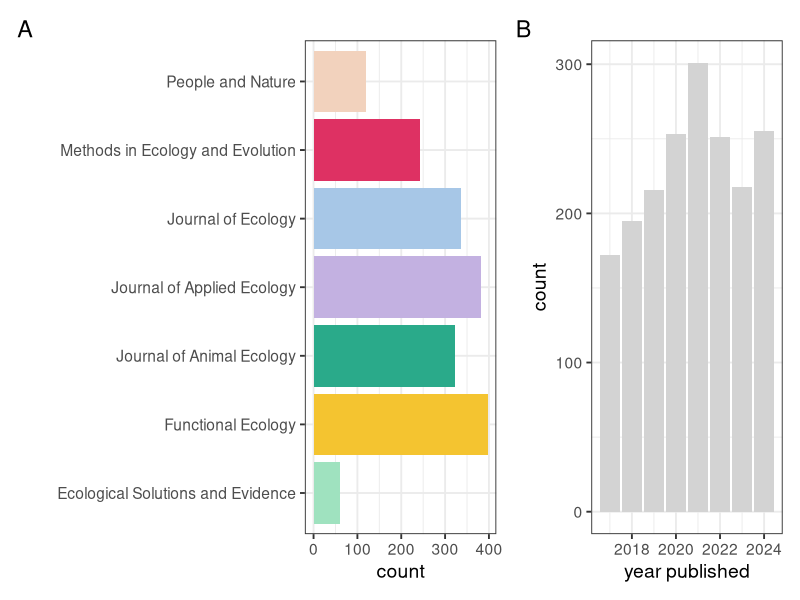
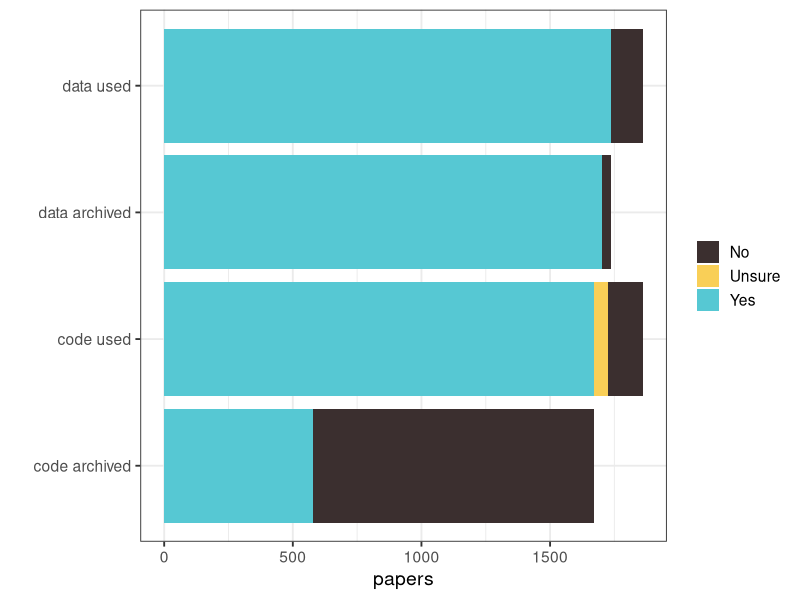
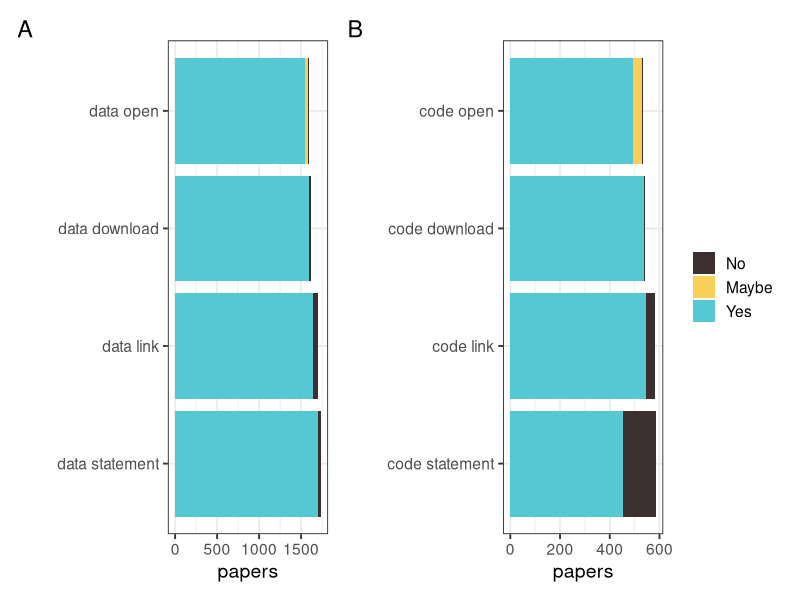
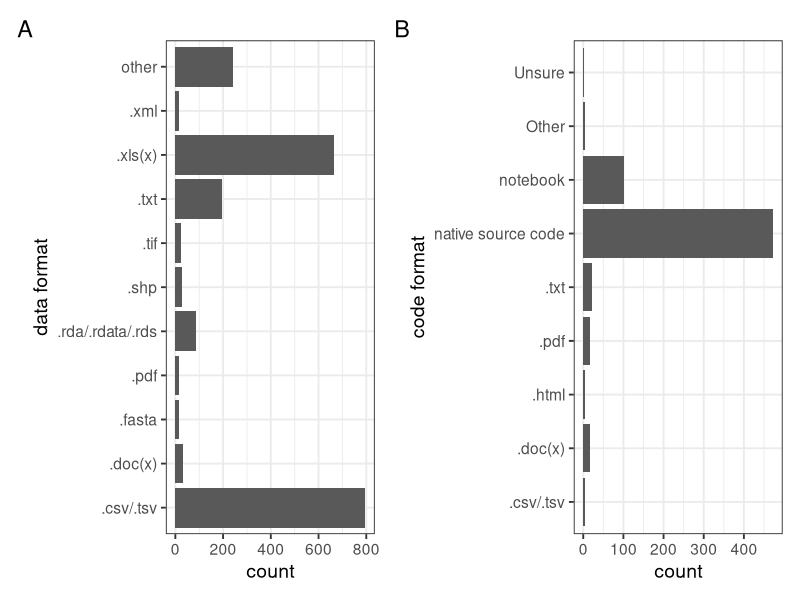
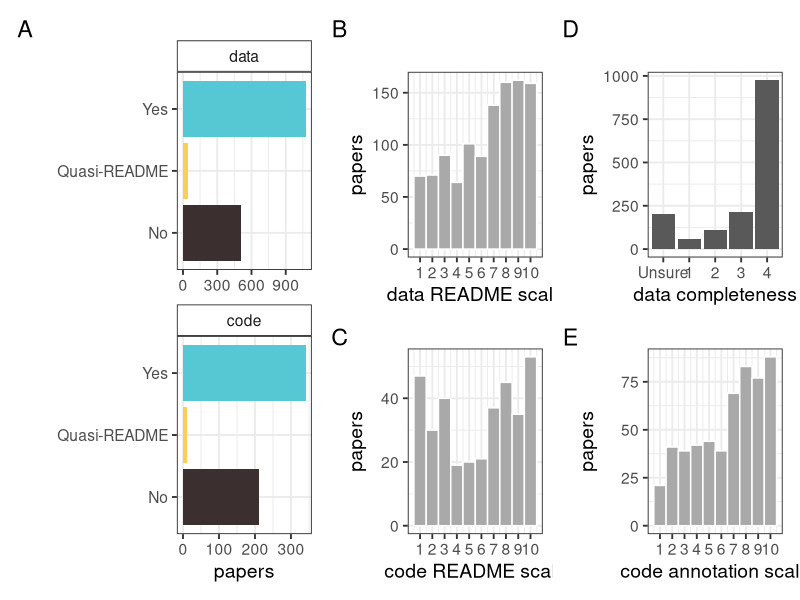
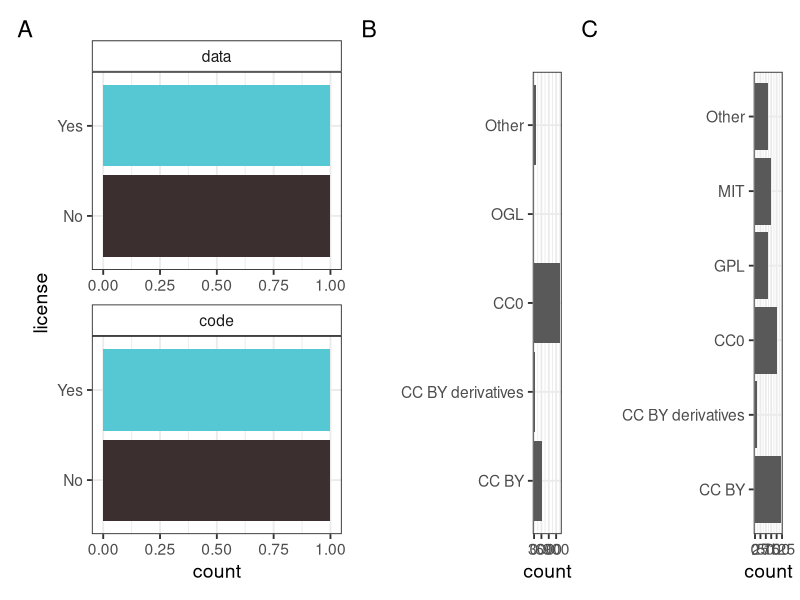
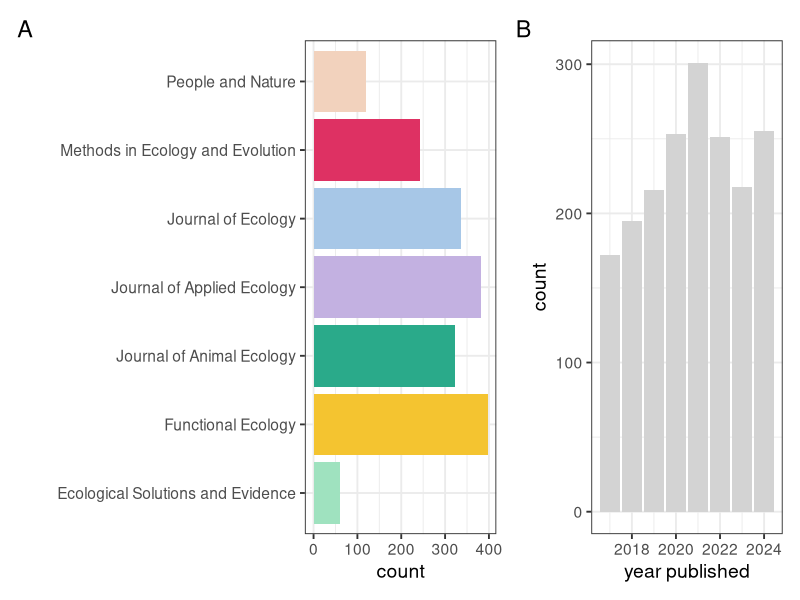

The R source for these figures, in order:
# Making figures for the paper
# Dec 2025

# Load libraries
library(tidyverse)
library(patchwork)

# Build colour scheme for the journals
journal_cols <- c("#9FE2BF", # ESE
                  "#F4C430", # Functional Ecology
                  "#2AAA8A", # J Applied Ecology
                  "#C3B1E1", # J Animal Ecology
                  "#A7C7E7", # J Ecology
                  "#DE3163", # MEE
                  "#F2D2BD") # People and Nature

# Read in the data
papers <- read_csv("data/BES-data-code-hackathon-cleaned_2025-11-16.csv")

#------------------------------------------------------------------------------
# Summary figures
#------------------------------------------------------------------------------
# How many paper from each journal?
journal_summary <-
  papers %>%
  group_by(journal) %>%
  summarise(count = n())

journals <-
  ggplot(journal_summary, aes(x = journal, y = count, fill = journal)) +
  geom_col() +
  theme_bw(base_size = 14) +
  scale_fill_manual(values = journal_cols) +
  coord_flip() +
  theme(legend.position = "none") +
  xlab("")

# How many papers per year?
year_summary <-
  papers %>%
  group_by(year_published) %>%
  summarise(count = n())

years <-
  ggplot(year_summary, aes(x = year_published, y = count)) +
  geom_col(fill = "lightgrey") +
  theme_bw(base_size = 14) +
  xlab("year published")

# combine the two figures
journals + years + plot_annotation(tag_levels = "A")
ggsave(file = "figures/summary-journal-year.jpg", width = 8)
#--------------------------------------------------------------------------------
# 1. Does the paper use code/data, and is it archived?
# Very small numbers for data not archived is data that is embargoed
# or available on request
#--------------------------------------------------------------------------------
# Make a dataframe for plotting
data_code_by_journal <- 
  papers %>% 
  # select just required variables
  select(journal, data_used, data_availability, code_used, code_archived) %>%
  # reshape the data so that we can plot all four variables together
  pivot_longer(data_used:code_archived, names_to = "var") %>%
  # reorder the factors so the order is correct in the plot
  mutate(var = factor(var, levels = c("data_used", "data_availability", "code_used", "code_archived"))) %>%
  # change the names so they look better on the plots
  mutate(var = case_when(var == "data_used" ~ "data used",
                         var == "data_availability" ~ "data archived",
                         var == "code_used" ~ "code used",
                         var == "code_archived" ~ "code archived")) %>%
  # Recode the available on request as No since there are so few of these
  mutate(value = case_when(value == "No, but they are available on request" ~ "No",
                           TRUE ~ as.character(value))) %>%
  # Get the totals for each variable to plot grouped by journal
  group_by(journal, var, value) %>%
  summarise(papers = n()) %>%
  # Exclude NAs
  na.omit() 

# Plot
ggplot(data_code_by_journal, aes(x = var, y = papers, fill = value)) + 
  geom_bar(position = "stack", stat = "identity") + 
  coord_flip() +
  scale_fill_manual(values = c("#3b2f2f", "#f9cf57", "#56c8d3")) +
  theme_bw(base_size = 14) +
  # Remove legend title
  theme(legend.title = element_blank()) +
  xlab("")

#--------------------------------------------------------------------------------
# 2. Are data/code findable and accessible?
# A. DATA
#--------------------------------------------------------------------------------
# Make a dataframe for plotting
data_FA <- 
  papers %>%
  select(journal, 
         data_availability, data_link, data_download, data_open) %>%
  # reshape the data so that we can plot all fur variables together
  pivot_longer(data_availability:data_open, names_to = "var") %>%
  # change the names
  mutate(var = case_when(var == "data_availability" ~ "data statement",
                         var == "data_link" ~ "data link",
                         var == "data_download" ~ "data download",
                         var == "data_open" ~ "data open")) %>%
  # reorder the factors so the order is correct in the plot
  mutate(var = factor(var, levels = c("data statement", "data link", 
                                      "data download", "data open"))) %>%
  # Recode the available on request and embargoed data as No since there are so few of these
  # And shorten the other options to Maybe
  mutate(value = case_when(value == "No, but they are available on request" ~ "No",
                           value == "No, because the data are embargoed" ~ "No",
                           value == "Needs specific software or too large" ~ "Maybe",
                           value == "Yes, but not all files" ~ "Yes",
                           value == "Yes, but not all data" ~ "Yes",
                           TRUE ~ as.character(value))) %>%
  mutate(value = factor(value, levels = c("No", "Maybe", "Yes"))) %>%
  # Get the totals for each variable to plot
  group_by(journal, var, value) %>%
  summarise(papers = n()) %>%
  # Exclude NAs
  na.omit() 

dataFAplot <-
  ggplot(data_FA, aes(x = var, y = papers, fill = value)) + 
  geom_bar(position = "stack", stat = "identity") +
  coord_flip() +
  scale_fill_manual(values = c("#3b2f2f", "#f9cf57", "#56c8d3")) +
  theme_bw(base_size = 14) +
  # Remove legend
  theme(legend.position = "none") +
  xlab("") 

#--------------------------------------------------------------------------------
# 2. Are data/code findable and accessible?
# B. CODE
#--------------------------------------------------------------------------------
code_FA <- 
  papers %>%
  select(journal, 
         code_archived, code_availability, code_link, code_download, code_open) %>%
  # reshape the data so that we can plot all fur variables together
  pivot_longer(code_availability:code_open, names_to = "var") %>%
  # change the names
  mutate(var = case_when(var == "code_availability" ~ "code statement",
                         var == "code_link" ~ "code link",
                         var == "code_download" ~ "code download",
                         var == "code_open" ~ "code open")) %>%
  # reorder the factors so the order is correct in the plot
  mutate(var = factor(var, levels = c("code statement", 
                                      "code link", "code download", "code open"))) %>%
  # Recode the available on request and embargoed data as No since there are so few of these
  # And shorten the other options to Maybe
  mutate(value = case_when(value == "No, but they are available on request" ~ "No",
                           value == "No, because the data are embargoed" ~ "No",
                           value == "Maybe if I had the right software" ~ "Maybe",
                           value == "Yes, but not all files" ~ "Yes",
                           TRUE ~ as.character(value))) %>%
  mutate(value = factor(value, levels = c("No", "Maybe", "Yes"))) %>%
  # Get the totals for each variable to plot
  group_by(journal, var, value) %>%
  summarise(papers = n()) %>%
  # Exclude NAs
  na.omit() 

# Plot
codeFAplot <-
  ggplot(code_FA, aes(x = var, y = papers, fill = value)) + 
  geom_bar(position = "stack", stat = "identity") +
  coord_flip() +
  scale_fill_manual(values = c("#3b2f2f", "#f9cf57", "#56c8d3")) +
  theme_bw(base_size = 14) +
  # Remove legend title
  theme(legend.title = element_blank()) +
  xlab("")

# Combine the two
dataFAplot + codeFAplot + plot_annotation(tag_levels = 'A')

#--------------------------------------------------------------------------------
# 3. Are data/code interoperable?
# A. What format are they saved in? 
#--------------------------------------------------------------------------------  
# Data format
# First work out how many entries are not in the top ten 
# these should be added to the plot as "other"
topten <-
  papers %>% 
  filter(data_used == "Yes") %>% 
  select(data_format) %>%
  separate_longer_delim(cols = data_format, delim = ";") %>%
  na.omit() %>%
  group_by(data_format) %>%
  summarise(count = n()) %>% 
  arrange(-count) %>% 
  slice(1:10) %>%
  summarise(sum(count))

total <-
  papers %>% 
  filter(data_used == "Yes") %>% 
  select(data_format) %>%
  separate_longer_delim(cols = data_format, delim = ";") %>%
  na.omit() %>%
  group_by(data_format) %>%
  summarise(count = n()) %>% 
  arrange(-count) %>% 
  summarise(sum(count))

# How many are "other"
other_count <- as.numeric(total-topten)

# Create summary dataset for data format
# Select just the top 10 or it gets very large
summary_data_format <- 
  papers %>% 
  filter(data_used == "Yes") %>% 
  select(data_format) %>%
  separate_longer_delim(cols = data_format, delim = ";") %>%
  na.omit() %>%
  # Combine RDS and Rdata
  mutate(data_format = case_when(data_format == ".RDS" | data_format == ".Rdata" 
                                 ~ ".rda/.rdata/.rds",
                                 TRUE ~ as.character(data_format))) %>%
  group_by(data_format) %>%
  summarise(count = n()) %>% 
  # arrange in reverse order
  arrange(-count) %>%
  # select just top ten
  slice(1:10) %>%
  # add "other" option
  rbind(data.frame(data_format = "other", count = other_count))

# Plot
data_format_plot <-
  ggplot(summary_data_format, aes(x = data_format, y = count)) + 
  geom_col() +
  theme_bw(base_size = 14) +
  coord_flip() +
  # Remove legend title
  theme(legend.title = element_blank()) +
  xlab("data format")
#--------------------------------------------------------------------------------
# Code format
# Create summary dataset for code format
summary_code_format <- 
  papers %>% 
  filter(code_used == "Yes") %>% 
  select(code_format) %>%
  separate_longer_delim(cols = code_format, delim = ";") %>%
  na.omit() %>%
  group_by(code_format) %>%
  summarise(count = n()) %>% 
  arrange(-count)

# Plot
code_format_plot <-
  ggplot(summary_code_format, aes(x = code_format, y = count)) + 
  geom_col() +
  theme_bw(base_size = 14) +
  coord_flip() +
  # Remove legend title
  theme(legend.title = element_blank()) +
  xlab("code format")

#---------------------------------------------
# Combine two plots for data and code into one
(data_format_plot + code_format_plot) + plot_annotation(tag_levels = "A")

#-------------------------------------------------------------------------------
# 3. Are data/code interoperable? 
# B. What programming language is code written in?
# Create summary dataset for code language
#-------------------------------------------------------------------------------
summary_code_language <- 
  papers %>% 
  filter(code_used == "Yes") %>% 
  select(code_language) %>%
  separate_longer_delim(cols = code_language, delim = ";") %>%
  na.omit() %>%
  group_by(code_language) %>%
  summarise(count = n()) %>% 
  arrange(-count)

# Plot
code_language_plot <-
  ggplot(summary_code_language, aes(x = code_language, y = count)) + 
  geom_col() +
  coord_flip() +
  theme_bw(base_size = 14) +
  # Remove legend title
  theme(legend.title = element_blank()) +
  xlab("code language")

#--------------------------------------------------------------------------------
# 4. Where are data/code archived?
#-------------------------------------------------------------------------------
# Create summary dataset for data archive
summary_data_archive <- 
  papers %>% 
  filter(data_used == "Yes") %>% 
  select(data_archive) %>%
  separate_longer_delim(cols = data_archive, delim = ";") %>%
  na.omit() %>%
  group_by(data_archive) %>%
  summarise(count = n()) %>% 
  arrange(-count) %>%
  # Add a column to id this as for data
  mutate(type = rep("data", n()))  %>%
  # rename column so the two datasets match
  rename(archive = data_archive)

# Create summary dataset for code archive
summary_code_archive <- 
  papers %>% 
  filter(code_used == "Yes") %>% 
  select(code_archive) %>%
  separate_longer_delim(cols = code_archive, delim = ";") %>%
  na.omit() %>%
  group_by(code_archive) %>%
  summarise(count = n()) %>% 
  arrange(-count) %>%
  # Add a column to id this as for code
  mutate(type = rep("code", n())) %>%
  # rename column so the two datasets match
  rename(archive = code_archive)

# Stick the two summary datasets together
summary_all_archive <-
  rbind(summary_data_archive, summary_code_archive) %>%
  # change levels so plot is in correct order (data first)
  mutate(type = factor(type, levels = c("data", "code")))

# Get totals
summary_all_archive %>% group_by(type) %>% summarise(sum(count))

# Plot
archive_plot <-
  ggplot(summary_all_archive, aes(x = archive, y = count)) + 
  geom_col() +
  coord_flip() +
  theme_bw(base_size = 14) +
  # Remove legend title
  theme(legend.title = element_blank()) +
  xlab("") +
  facet_wrap(~type, scales = "free_x") +
  theme(strip.background = element_rect(fill = "white"))

#--------------------------------------------------------------------------------
# 5. Are data/code reusable?
# README + completeness + annotation
#-------------------------------------------------------------------------------
# A. README
#-----------------
# Make a dataframes for plotting
# data
data_readme <- 
  papers %>%
  filter(data_availability == "Yes") %>% 
  select(data_README) %>%
  filter(data_README != "Unsure") %>%
  group_by(data_README) %>%
  summarise(papers = n()) %>%
  # Exclude NAs
  na.omit() %>%
  # Add a column to id this as for data
  mutate(type = rep("data", n())) %>%
  # rename column so the two datasets match
  rename(README = data_README)

# code
code_readme <- 
  papers %>%
  filter(code_archived == "Yes") %>% 
  select(code_README) %>%
  group_by(code_README) %>%
  summarise(papers = n()) %>%
  # Exclude NAs
  na.omit() %>%
  # Add a column to id this as for code
  mutate(type = rep("code", n())) %>%
  # rename column so the two datasets match
  rename(README = code_README)

# combine the two
all_readme <-
  rbind(code_readme, data_readme) %>%
  # change levels so plot is in correct order (data first)
  mutate(type = factor(type, levels = c("data", "code")))

# Get totals
all_readme %>% group_by(type) %>% summarise(sum(papers))

# Plot
readme_plot <-
  ggplot(all_readme, aes(x = README, y = papers, fill = README)) + 
  geom_col() +
  coord_flip() +
  theme_bw(base_size = 14) +
  # Remove legend title
  theme(legend.title = element_blank()) +
  xlab("") +
  facet_wrap(~type, scales = "free_x", ncol = 1) +
  theme(strip.background = element_rect(fill = "white")) +
  scale_fill_manual(values = c("#3b2f2f", "#f9cf57", "#56c8d3")) +
  # Remove legend
  theme(legend.position = "none")

#-----------------
# B. README scales
#-----------------
# data plot
scale_data_plot <- 
  ggplot(papers, aes(x = data_README_scale)) +
  geom_histogram(bins = 10, colour = "white", fill = "darkgrey") +
  theme_bw(base_size = 14) +
  xlab("data README scale") +
  scale_x_continuous(breaks = c(1:10)) +
  ylab("papers")

# code plot
scale_code_plot <- 
  ggplot(papers, aes(x = code_README_scale)) +
  geom_histogram(bins = 10, colour = "white", fill = "darkgrey") +
  theme_bw(base_size = 14) +
  xlab("code README scale") +
  scale_x_continuous(breaks = c(1:10)) +
  ylab("papers")

#---------------------
# C. Data completeness
#---------------------
# Make dataframe for plot
data_complete <- 
  papers %>%
  filter(data_availability == "Yes") %>% 
  select(data_completeness) %>%
  group_by(data_completeness) %>%
  summarise(papers = n()) %>%
  # Fix level of factor
  mutate(data_completeness = factor(data_completeness, 
                                    levels = c("Unsure", "Low", "Fair", "High", "Complete"))) %>%
  # Exclude NAs
  na.omit() %>%
  # fix levels
  mutate()

# Plot
complete_data_plot <- 
  ggplot(data_complete, aes(x = data_completeness, y = papers)) +
  geom_col() +
  theme_bw(base_size = 14) +
  xlab("data completeness") +
  scale_x_discrete(labels = c("Unsure" = "Unsure", "Low" = "1",
                              "Fair" = "2", "High" = "3",
                              "Complete" = "4"))
#-------------------
# D. Code annotation
#-------------------
# Plot
annotate_code_plot <- 
  ggplot(papers, aes(x = code_annotation_scale)) +
  geom_histogram(bins = 10, colour = "white", fill = "darkgrey") +
  theme_bw(base_size = 14) +
  xlab("code annotation scale") +
  scale_x_continuous(breaks = c(1:10)) +
  ylab("papers")

#-----------------
# Combine plots
readme_plot + scale_data_plot/scale_code_plot + complete_data_plot/annotate_code_plot + plot_annotation(tag_levels = "A")

#-----------------
# Get median scores
papers %>% summarise(median(data_README_scale, na.rm = TRUE))
papers %>% summarise(median(code_README_scale, na.rm = TRUE))
papers %>% summarise(median(code_annotation_scale, na.rm = TRUE))

#--------------------------------------------------------------------------------
# 6. Are data/code citable?
# DOI + license + license type
#-------------------------------------------------------------------------------
# A. DOI
#-----------------
# Make a dataframes for plotting
# data
data_doi <- 
  papers %>%
  filter(data_availability == "Yes") %>% 
  select(data_doi) %>%
  group_by(data_doi) %>%
  summarise(count = n()) %>%
  # Exclude NAs
  na.omit() %>%
  # Add a column to id this as for data
  mutate(type = rep("data", n())) %>%
  # rename column so the two datasets match
  rename(doi = data_doi)

# code
code_doi <- 
  papers %>%
  filter(code_archived == "Yes") %>% 
  select(code_doi) %>%
  group_by(code_doi) %>%
  summarise(count = n()) %>%
  # Exclude NAs
  na.omit() %>%
  # Add a column to id this as for code
  mutate(type = rep("code", n())) %>%
  # rename column so the two datasets match
  rename(doi = code_doi)

# combine the two
all_doi <-
  rbind(code_doi, data_doi) %>%
  # change levels so plot is in correct order (data first)
  mutate(type = factor(type, levels = c("data", "code"))) %>%
  # exclude smaller options
  filter(doi == "Yes" | doi == "No")

# Get totals
all_doi %>% group_by(type) %>% summarise(sum(count))

# Plot
doi_plot <-
  ggplot(all_doi, aes(x = doi, y = count, fill = doi)) + 
  geom_col() +
  coord_flip() +
  theme_bw(base_size = 14) +
  # Remove legend title
  theme(legend.title = element_blank()) +
  xlab("DOI") +
  facet_wrap(~type, scales = "free_x", ncol = 1) +
  theme(strip.background = element_rect(fill = "white")) +
  scale_fill_manual(values = c("#3b2f2f", "#56c8d3")) +
  # Remove legend
  theme(legend.position = "none")

#-----------------
# B. License
#-----------------
# Make a dataframes for plotting
# data
data_license <- 
  papers %>%
  filter(data_availability == "Yes") %>% 
  select(data_license) %>%
  group_by(data_license) %>%
  summarise(count = n()) %>%
  # Exclude NAs
  na.omit() %>%
  # Add a column to id this as for data
  mutate(type = rep("data", n())) %>%
  # rename column so the two datasets match
  rename(license = data_license)

# code
code_license <- 
  papers %>%
  filter(code_archived == "Yes") %>% 
  select(code_license) %>%
  group_by(code_license) %>%
  summarise(count = n()) %>%
  # Exclude NAs
  na.omit() %>%
  # Add a column to id this as for code
  mutate(type = rep("code", n())) %>%
  # rename column so the two datasets match
  rename(license = code_license)

# combine the two
all_license <-
  rbind(code_license, data_license) %>%
  # change levels so plot is in correct order (data first)
  mutate(type = factor(type, levels = c("data", "code"))) %>%
  # exclude smaller groupings
  filter(license == "Yes" | license == "No")

# Get totals
all_license %>% group_by(type) %>% summarise(sum(count))

# Plot
license_plot <-
  ggplot(all_license, aes(x = license, fill = license)) + 
  geom_bar(position = "fill") +
  coord_flip() +
  theme_bw(base_size = 14) +
  # Remove legend title
  theme(legend.title = element_blank()) +
  xlab("license") +
  facet_wrap(~type, scales = "free_x", ncol = 1) +
  theme(strip.background = element_rect(fill = "white")) +
  scale_fill_manual(values = c("#3b2f2f", "#56c8d3")) +
  # Remove legend
  theme(legend.position = "none")

#---------------------
# C. License type
# --------------------
# data
data_license_type <-
  papers %>% 
  filter(data_used == "Yes" & data_license_type != "No") %>% 
  select(data_license_type) %>%
  na.omit() %>%
  group_by(data_license_type)  %>%
  summarise(count  = n()) %>%
  # Exclude NAs
  na.omit() 

data_ltype_plot <-
  ggplot(data_license_type, aes(x = data_license_type, y = count)) + 
  geom_col() +
  coord_flip() +
  theme_bw(base_size = 14) +
  # Remove legend title
  theme(legend.title = element_blank()) +
  xlab("")

code_license_type <-
  papers %>% 
  filter(code_archived == "Yes" & code_license_type != "Unsure") %>% 
  select(code_license_type) %>%
  na.omit() %>%
  group_by(code_license_type)  %>%
  summarise(count = n()) %>%
  # Exclude NAs
  na.omit() 

code_ltype_plot <-
  ggplot(code_license_type, aes(x = code_license_type, y = count)) + 
  geom_col() +
  coord_flip() +
  theme_bw(base_size = 14) +
  # Remove legend title
  theme(legend.title = element_blank()) +
  xlab("")

#--------------
# Combine plots
(license_plot) + (data_ltype_plot + code_ltype_plot) + plot_annotation(tag_levels = "A")
